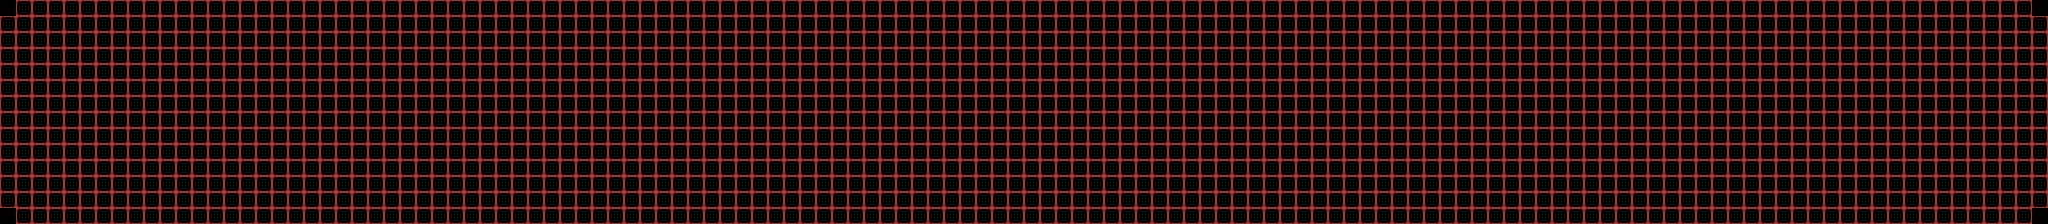

A level layout from a 2D game, rendered from its tile map. Below: a short description, then the map file with its tile-grid data intact:
An orthogonal 128x14 tile map with 16x16 px tiles, 1 tile layer (Tile Layer 1).

<map version="1.2" tiledversion="1.3.0" orientation="orthogonal" renderorder="right-down" compressionlevel="-1" width="128" height="14" tilewidth="16" tileheight="16" infinite="0" nextlayerid="2" nextobjectid="1">
 <tileset firstgid="1" source="bg1.tsx" />
 <layer id="1" name="Tile Layer 1" width="128" height="14">
  <data encoding="csv">
1,2,2,2,2,2,2,2,2,2,2,2,2,2,2,2,2,2,2,2,2,2,2,2,2,2,2,2,2,2,2,2,2,2,2,2,2,2,2,2,2,2,2,2,2,2,2,2,2,2,2,2,2,2,2,2,2,2,2,2,2,2,2,2,2,2,2,2,2,2,2,2,2,2,2,2,2,2,2,2,2,2,2,2,2,2,2,2,2,2,2,2,2,2,2,2,2,2,2,2,2,2,2,2,2,2,2,2,2,2,2,2,2,2,2,2,2,2,2,2,2,2,2,2,2,2,2,1,
2,2,2,2,2,2,2,2,2,2,2,2,2,2,2,2,2,2,2,2,2,2,2,2,2,2,2,2,2,2,2,2,2,2,2,2,2,2,2,2,2,2,2,2,2,2,2,2,2,2,2,2,2,2,2,2,2,2,2,2,2,2,2,2,2,2,2,2,2,2,2,2,2,2,2,2,2,2,2,2,2,2,2,2,2,2,2,2,2,2,2,2,2,2,2,2,2,2,2,2,2,2,2,2,2,2,2,2,2,2,2,2,2,2,2,2,2,2,2,2,2,2,2,2,2,2,2,2,
2,2,2,2,2,2,2,2,2,2,2,2,2,2,2,2,2,2,2,2,2,2,2,2,2,2,2,2,2,2,2,2,2,2,2,2,2,2,2,2,2,2,2,2,2,2,2,2,2,2,2,2,2,2,2,2,2,2,2,2,2,2,2,2,2,2,2,2,2,2,2,2,2,2,2,2,2,2,2,2,2,2,2,2,2,2,2,2,2,2,2,2,2,2,2,2,2,2,2,2,2,2,2,2,2,2,2,2,2,2,2,2,2,2,2,2,2,2,2,2,2,2,2,2,2,2,2,2,
2,2,2,2,2,2,2,2,2,2,2,2,2,2,2,2,2,2,2,2,2,2,2,2,2,2,2,2,2,2,2,2,2,2,2,2,2,2,2,2,2,2,2,2,2,2,2,2,2,2,2,2,2,2,2,2,2,2,2,2,2,2,2,2,2,2,2,2,2,2,2,2,2,2,2,2,2,2,2,2,2,2,2,2,2,2,2,2,2,2,2,2,2,2,2,2,2,2,2,2,2,2,2,2,2,2,2,2,2,2,2,2,2,2,2,2,2,2,2,2,2,2,2,2,2,2,2,2,
2,2,2,2,2,2,2,2,2,2,2,2,2,2,2,2,2,2,2,2,2,2,2,2,2,2,2,2,2,2,2,2,2,2,2,2,2,2,2,2,2,2,2,2,2,2,2,2,2,2,2,2,2,2,2,2,2,2,2,2,2,2,2,2,2,2,2,2,2,2,2,2,2,2,2,2,2,2,2,2,2,2,2,2,2,2,2,2,2,2,2,2,2,2,2,2,2,2,2,2,2,2,2,2,2,2,2,2,2,2,2,2,2,2,2,2,2,2,2,2,2,2,2,2,2,2,2,2,
2,2,2,2,2,2,2,2,2,2,2,2,2,2,2,2,2,2,2,2,2,2,2,2,2,2,2,2,2,2,2,2,2,2,2,2,2,2,2,2,2,2,2,2,2,2,2,2,2,2,2,2,2,2,2,2,2,2,2,2,2,2,2,2,2,2,2,2,2,2,2,2,2,2,2,2,2,2,2,2,2,2,2,2,2,2,2,2,2,2,2,2,2,2,2,2,2,2,2,2,2,2,2,2,2,2,2,2,2,2,2,2,2,2,2,2,2,2,2,2,2,2,2,2,2,2,2,2,
2,2,2,2,2,2,2,2,2,2,2,2,2,2,2,2,2,2,2,2,2,2,2,2,2,2,2,2,2,2,2,2,2,2,2,2,2,2,2,2,2,2,2,2,2,2,2,2,2,2,2,2,2,2,2,2,2,2,2,2,2,2,2,2,2,2,2,2,2,2,2,2,2,2,2,2,2,2,2,2,2,2,2,2,2,2,2,2,2,2,2,2,2,2,2,2,2,2,2,2,2,2,2,2,2,2,2,2,2,2,2,2,2,2,2,2,2,2,2,2,2,2,2,2,2,2,2,2,
2,2,2,2,2,2,2,2,2,2,2,2,2,2,2,2,2,2,2,2,2,2,2,2,2,2,2,2,2,2,2,2,2,2,2,2,2,2,2,2,2,2,2,2,2,2,2,2,2,2,2,2,2,2,2,2,2,2,2,2,2,2,2,2,2,2,2,2,2,2,2,2,2,2,2,2,2,2,2,2,2,2,2,2,2,2,2,2,2,2,2,2,2,2,2,2,2,2,2,2,2,2,2,2,2,2,2,2,2,2,2,2,2,2,2,2,2,2,2,2,2,2,2,2,2,2,2,2,
2,2,2,2,2,2,2,2,2,2,2,2,2,2,2,2,2,2,2,2,2,2,2,2,2,2,2,2,2,2,2,2,2,2,2,2,2,2,2,2,2,2,2,2,2,2,2,2,2,2,2,2,2,2,2,2,2,2,2,2,2,2,2,2,2,2,2,2,2,2,2,2,2,2,2,2,2,2,2,2,2,2,2,2,2,2,2,2,2,2,2,2,2,2,2,2,2,2,2,2,2,2,2,2,2,2,2,2,2,2,2,2,2,2,2,2,2,2,2,2,2,2,2,2,2,2,2,2,
2,2,2,2,2,2,2,2,2,2,2,2,2,2,2,2,2,2,2,2,2,2,2,2,2,2,2,2,2,2,2,2,2,2,2,2,2,2,2,2,2,2,2,2,2,2,2,2,2,2,2,2,2,2,2,2,2,2,2,2,2,2,2,2,2,2,2,2,2,2,2,2,2,2,2,2,2,2,2,2,2,2,2,2,2,2,2,2,2,2,2,2,2,2,2,2,2,2,2,2,2,2,2,2,2,2,2,2,2,2,2,2,2,2,2,2,2,2,2,2,2,2,2,2,2,2,2,2,
2,2,2,2,2,2,2,2,2,2,2,2,2,2,2,2,2,2,2,2,2,2,2,2,2,2,2,2,2,2,2,2,2,2,2,2,2,2,2,2,2,2,2,2,2,2,2,2,2,2,2,2,2,2,2,2,2,2,2,2,2,2,2,2,2,2,2,2,2,2,2,2,2,2,2,2,2,2,2,2,2,2,2,2,2,2,2,2,2,2,2,2,2,2,2,2,2,2,2,2,2,2,2,2,2,2,2,2,2,2,2,2,2,2,2,2,2,2,2,2,2,2,2,2,2,2,2,2,
2,2,2,2,2,2,2,2,2,2,2,2,2,2,2,2,2,2,2,2,2,2,2,2,2,2,2,2,2,2,2,2,2,2,2,2,2,2,2,2,2,2,2,2,2,2,2,2,2,2,2,2,2,2,2,2,2,2,2,2,2,2,2,2,2,2,2,2,2,2,2,2,2,2,2,2,2,2,2,2,2,2,2,2,2,2,2,2,2,2,2,2,2,2,2,2,2,2,2,2,2,2,2,2,2,2,2,2,2,2,2,2,2,2,2,2,2,2,2,2,2,2,2,2,2,2,2,2,
2,2,2,2,2,2,2,2,2,2,2,2,2,2,2,2,2,2,2,2,2,2,2,2,2,2,2,2,2,2,2,2,2,2,2,2,2,2,2,2,2,2,2,2,2,2,2,2,2,2,2,2,2,2,2,2,2,2,2,2,2,2,2,2,2,2,2,2,2,2,2,2,2,2,2,2,2,2,2,2,2,2,2,2,2,2,2,2,2,2,2,2,2,2,2,2,2,2,2,2,2,2,2,2,2,2,2,2,2,2,2,2,2,2,2,2,2,2,2,2,2,2,2,2,2,2,2,2,
1,2,2,2,2,2,2,2,2,2,2,2,2,2,2,2,2,2,2,2,2,2,2,2,2,2,2,2,2,2,2,2,2,2,2,2,2,2,2,2,2,2,2,2,2,2,2,2,2,2,2,2,2,2,2,2,2,2,2,2,2,2,2,2,2,2,2,2,2,2,2,2,2,2,2,2,2,2,2,2,2,2,2,2,2,2,2,2,2,2,2,2,2,2,2,2,2,2,2,2,2,2,2,2,2,2,2,2,2,2,2,2,2,2,2,2,2,2,2,2,2,2,2,2,2,2,2,1
</data>
 </layer>
</map>
